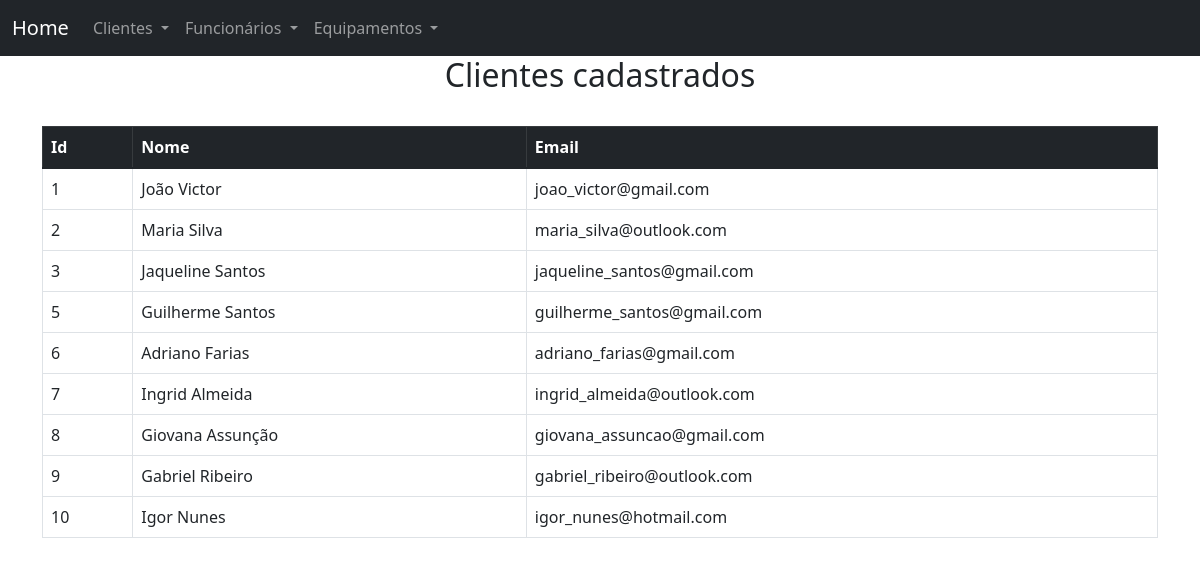
/consultaclientes, run on the app's committed database.
### main.py (models this page shows, shortened)
class Clientes(db.Model):
    id_cliente = db.Column(db.Integer, primary_key=True)
    name = db.Column(db.String(80), nullable=False)
    email = db.Column(db.String(120), nullable=False)

### main.py (the view)
@app.route('/consultaclientes')
def consulta_clientes():
    clientes = Clientes.query.all()
    return render_template('consultaclientes.html', clientes=clientes)

### templates/consultaclientes.html (shortened to what this page needs)
{% extends "index.html" %}
{% block conteudo %}
	<head>
		<link rel="stylesheet" href="https://cdn.jsdelivr.net/npm/bootstrap@5.1.3/dist/css/bootstrap.min.css">
	</head>
<body>
    <h2 style="text-align: center;">Clientes cadastrados</h2>
<br>
<table class="table table-bordered table-hover">
    <thead class="table-dark">
        <tr>
          <th scope="col">Id</th>
          <th scope="col">Nome</th>
          <th scope="col">Email</th>
        </tr>
    </thead>
    <tbody>
        {% for clientes in clientes %}
        <tr>
            <td>{{ clientes.id_cliente }}</td>
            <td>{{ clientes.name }}</td>
            <td>{{ clientes.email }}</td>
        </tr>
        {% endfor %}
    </tbody>
</table>
{% endblock conteudo %}

### data on the page
Clientes: id_cliente "1", name "João Victor", email "joao_victor@gmail.com"
Clientes: id_cliente "2", name "Maria Silva", email "maria_silva@outlook.com"
Clientes: id_cliente "3", name "Jaqueline Santos", email "jaqueline_santos@gmail.com"
Clientes: id_cliente "5", name "Guilherme Santos", email "guilherme_santos@gmail.com"
Clientes: id_cliente "6", name "Adriano Farias", email "adriano_farias@gmail.com"
Clientes: id_cliente "7", name "Ingrid Almeida", email "ingrid_almeida@outlook.com"
Clientes: id_cliente "8", name "Giovana Assunção", email "giovana_assuncao@gmail.com"
Clientes: id_cliente "9", name "Gabriel Ribeiro", email "gabriel_ribeiro@outlook.com"
Clientes: id_cliente "10", name "Igor Nunes", email "igor_nunes@hotmail.com"
